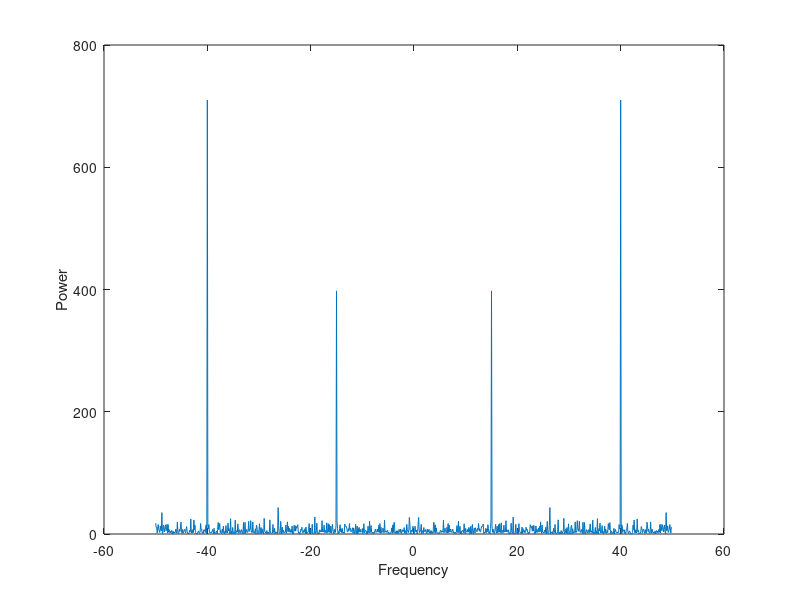

MATLAB code to generate this figure: (Note: this script raises an error after producing the figure.)
fs = 100;                                % sample frequency (Hz)
t = 0:1/fs:10-1/fs;                      % 10 second span time vector
x = (1.3)*sin(2*pi*15*t) ...             % 15 Hz component
  + (1.7)*sin(2*pi*40*(t-2)) ...         % 40 Hz component
  + 2.5*gallery('normaldata',size(t),4); % Gaussian noise;
y = fft(x);
n = length(x);          % number of samples
f = (0:n-1)*(fs/n);     % frequency range
power = abs(y).^2/n;    % power of the DFT
%subplot(2,1,1)
plot(f,power)

xlabel('Frequency')
ylabel('Power')
y0 = fftshift(y);         
f0 = (-n/2:n/2-1)*(fs/n); 
power0 = abs(y0).^2/n;    
%subplot(2,1,2)
plot(f0,power0)
xlabel('Frequency')
ylabel('Power')
whaleFile = '.\blue.mp3';
[x,fs] = audioread(whaleFile);

plot(x);
xlabel('Sample Number')
ylabel('Amplitude')
moan = x(2.45e4:3.10e4);
t = 10*(0:1/fs:(length(moan)-1)/fs);

max(moan)
plot(t,moan)
xlabel('Time (seconds)')
ylabel('Amplitude')
xlim([0 t(end)])
m = length(moan);       % original sample length
n = pow2(nextpow2(m));  % transform length
y = fft(moan,n);        % DFT of signal
f = (0:n-1)*(fs/n)/10;
power = abs(y).^2/n;      
plot(f(1:floor(n/2)),power(1:floor(n/2)))
xlabel('Frequency')
ylabel('Power')
